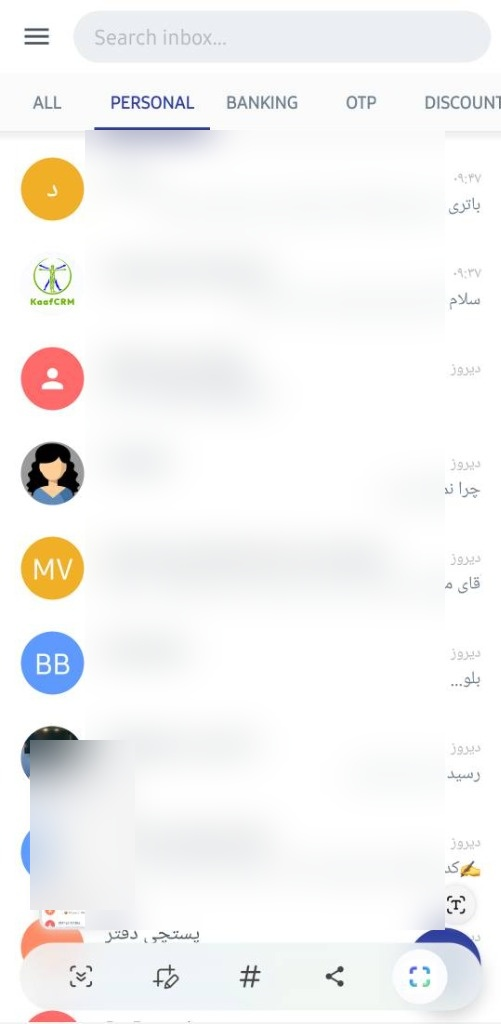
#> input picture assets/tab_personal.jpg, 501 x 1024 px
$ python scratch_blur.py
#> lines starting #> are read from the running program, lines starting #| are printed output that depends on the picture
from PIL import Image, ImageFilter, ImageDraw

def blur_region(image, box, radius=18):
    # box is (x1, y1, x2, y2)
    crop = image.crop(box)
    blurred = crop.filter(ImageFilter.GaussianBlur(radius=radius))
    image.paste(blurred, box)

# 1. Blur tab_personal.jpg
img_personal = Image.open('assets/tab_personal.jpg')
#> img_personal is the input picture: PIL image 501x1024 RGB; mean R, G, B 244.4, 243.8, 243.2
# Blur all contact names & snippet texts: x from 85 to 445, y from 130 to 930
blur_region(img_personal, (85, 130, 445, 930), radius=18)
# Also blur the bottom floating screenshot thumbnail at (30, 740, 135, 910)
blur_region(img_personal, (30, 740, 135, 910), radius=25)
#> call 2 of blur_region, with box = (30, 740, 135, 910), radius = 25
#> in blur_region (call 2), `crop = image.crop(box)`:
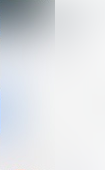
#> crop: PIL image 105x170 RGB; mean R, G, B 223.6, 226.4, 229.8
#> in blur_region (call 2), `blurred = crop.filter(ImageFilter.GaussianBlur(radius=radius))`:
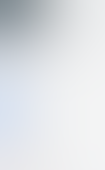
#> blurred: PIL image 105x170 RGB; mean R, G, B 222.7, 225.8, 229.5
img_personal.save('assets/tab_personal.jpg', quality=95)

# 2. Blur tab_otp.jpg
img_otp = Image.open('assets/tab_otp.jpg')
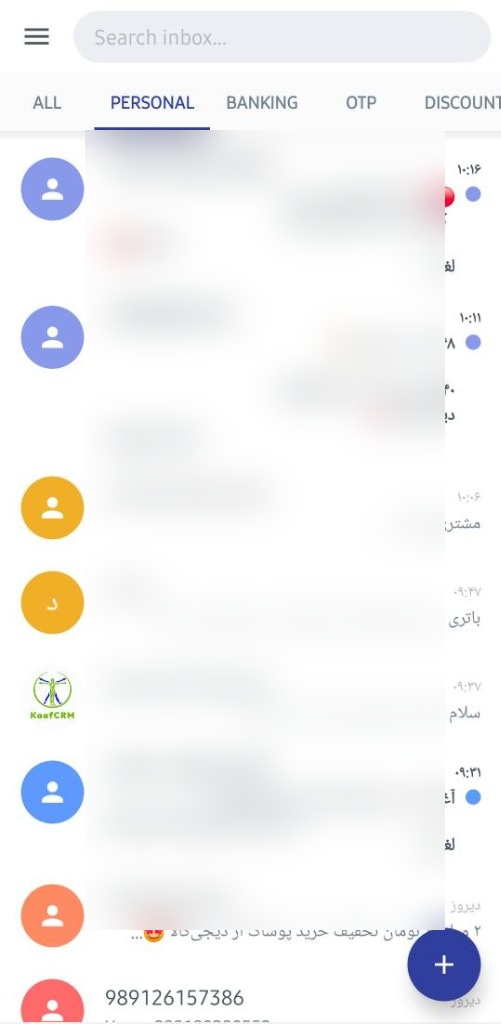
#> input picture assets/tab_otp.jpg, 501 x 1024 px
#> img_otp is the input picture: PIL image 501x1024 RGB; mean R, G, B 243.3, 242.4, 243.1
# Blur all contact names & snippet texts: x from 85 to 445, y from 130 to 930
blur_region(img_otp, (85, 130, 445, 930), radius=18)
#> call 3 of blur_region, with box = (85, 130, 445, 930), radius = 18
#> in blur_region (call 3), `crop = image.crop(box)`:
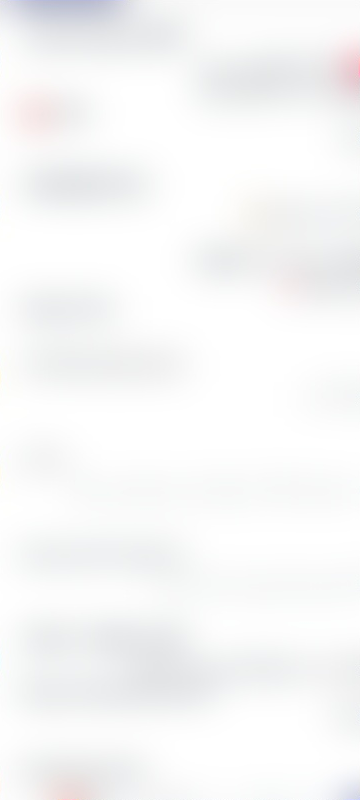
#> crop: PIL image 360x800 RGB; mean R, G, B 247, 247.3, 247.5
img_otp.save('assets/tab_otp.jpg', quality=95)

# 3. Blur tab_discounts.png (chat conversation)
img_chat = Image.open('assets/tab_discounts.png')
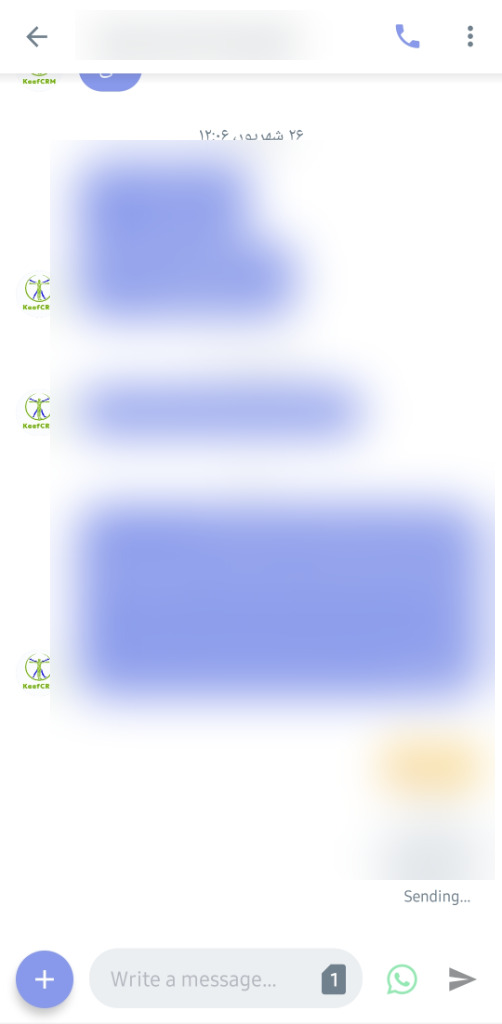
#> input picture assets/tab_discounts.png, 502 x 1024 px
#> img_chat is the input picture: PIL image 502x1024 RGBA; mean R, G, B, A 226.1, 230.1, 247.5, 255
# Header contact name: x from 75 to 380, y from 10 to 60
blur_region(img_chat, (75, 10, 380, 60), radius=18)
#> call 4 of blur_region, with box = (75, 10, 380, 60), radius = 18
#> in blur_region (call 4), `crop = image.crop(box)`:
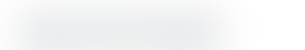
#> crop: PIL image 305x50 RGBA; mean R, G, B, A 244.6, 245.3, 245.8, 255
# All chat bubbles content: y from 140 to 880, x from 50 to 495
blur_region(img_chat, (50, 140, 495, 880), radius=22)
#> in blur_region (call 5), `crop = image.crop(box)`:
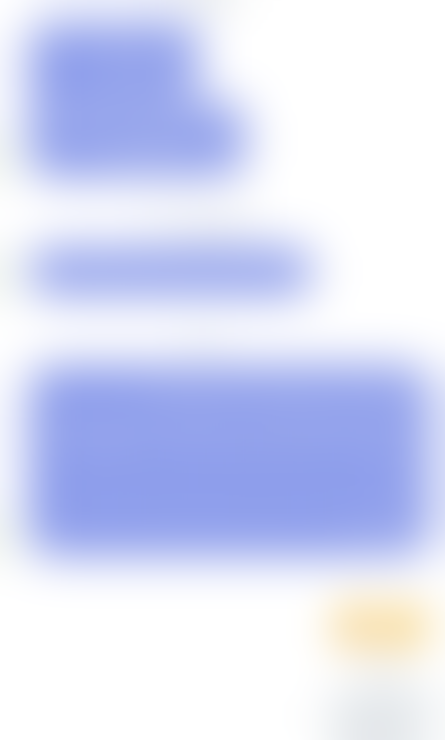
#> crop: PIL image 445x740 RGBA; mean R, G, B, A 214.1, 219.6, 246, 255
img_chat.save('assets/tab_discounts.png')

print("All 3 screenshots blurred successfully!")
